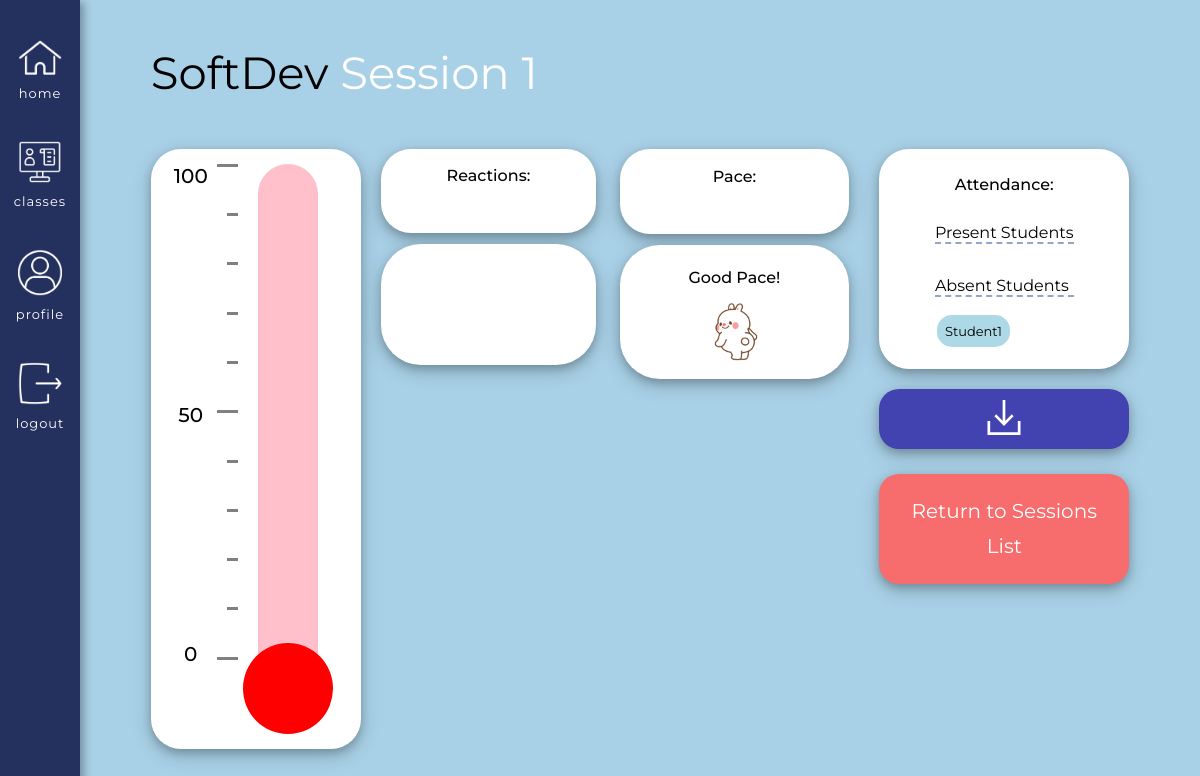
Page /classes/course/1/previous_session_data/1 (signed in) on the earlier database version.
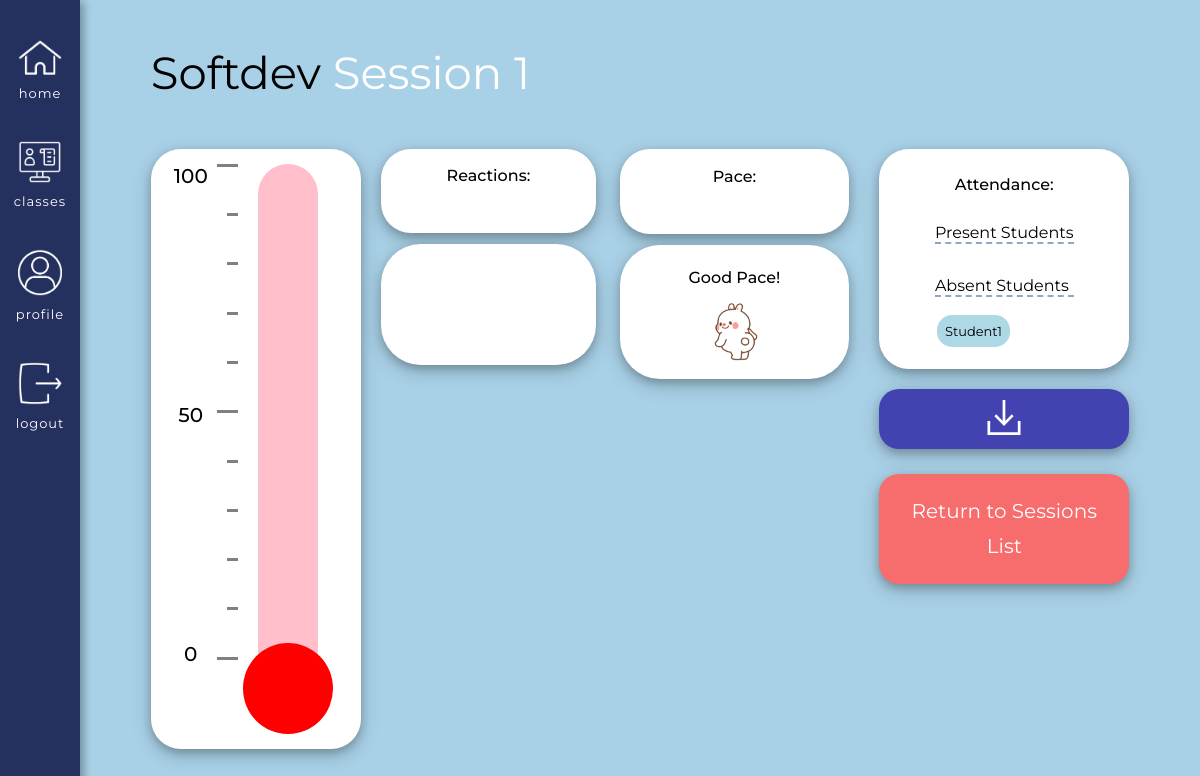
Same page on the later database version.
### app/models.py (models this page shows, shortened)
class Courses(db.Model):
    id = db.Column(db.Integer, primary_key=True) # Always need ID
    course_name = db.Column(db.String(140), index=False, unique=False) # Not indexable or unique bc many people can have the same course
    code = db.Column(db.Integer, index=True, unique=True) # Indexable to link it back to the course name
    timestamp = db.Column(db.DateTime, index=True, default=datetime.utcnow) # Timestamp
    status = db.Column(db.Integer, index=False, unique=False, default=0) # 0 means the class is inactive, 1 is active
    teacher_id = db.Column(db.Integer, db.ForeignKey('user.id'))  # Taking the user ID from the user model, using backref of teacher will show you the actual teacher
    icon = db.Column(db.String(220), index=False, unique=False, default="/static/images/classes_books.png") # Icon option, turtle gif is set as the default
    color = db.Column(db.Integer, index=False, unique=False, default=0) # Adding the option to decide the color of the class
    signups = db.relationship('Signups', backref='course_id', lazy='dynamic') # This will show all the student signups for this course
    reactions = db.relationship('Reactions', backref='course_actual', lazy='dynamic') # This will show all the reactions for this course
    session = db.relationship('Session', backref='session_course_id', lazy='dynamic') # This will show you all the sessions of the course
    forms = db.relationship('Prompts', backref='course_form', lazy='dynamic') # This will show you all of the forms of the course
    responses = db.relationship('Responses', backref='course_response', lazy='dynamic') # This will show you all of the responses of the course

### app/routes.py (the view)
@app.route('/classes/course/<course_id>/previous_session_data/<session_id>')
@login_required
def previous_session_data(course_id, session_id):
    teacher_id = Courses.query.get(course_id).teacher_id
    if current_user.id != teacher_id:
        return unauthorized_access()
    session = Session.query.get(session_id)
    course = session.session_course_id # This gives you the actual course
    course_id = session.course_id # This will give you the course id
    signups = Signups.query.filter_by(course=course_id).all() # List of students that are in this specific course
    reactions_specific = Reactions.query.filter_by(session_id=session_id).filter(Reactions.reactions<5).all() # List of reactions that happened in this specific course, specific session
    speeds_specific = Reactions.query.filter_by(session_id=session_id).filter(Reactions.reactions>5).all() # Speeds filtered out by the course ID and by the reaction number
    present_set = set()
    absent_set = set()
    for r in reactions_specific:
        if (r.reactor.role == 1): # If the reactor is a student
            present_set.add(r.reactor.username) # Then add to the present list
    for signup in signups: # Going through the list of signups
        if (signup.student.username not in present_set and signup.student.role == 1):
            absent_set.add(signup.student.username)
    speed_filtered = Reactions.query.filter_by(session_id=session_id).filter(Reactions.reactions>5).all() # Speeds filtered out by the session ID and by the reaction number
    faster = 0
    slower = 0
    speed_number = 0
    calculated_number = 0
    for s in speed_filtered:
        if s.reactions == 6: # Faster request
            faster += 1
        else: # Slower request
            slower += 1
    total = slower + faster
    if total != 0:
        calculated_number = (faster/total) * 100
    if calculated_number >= 91:
        speed_number = 10
    elif calculated_number >= 81:
        speed_number = 9
    elif calculated_number >= 71:
        speed_number = 8
    elif calculated_number >= 61:
        speed_number = 7
    elif calculated_number >= 51:
        speed_number = 6
    elif calculated_number >= 41:
        speed_number = 0 # Nothing will be shown at this point
    elif calculated_number >= 31:
        speed_number = 1
    elif calculated_number >= 21:
        speed_number = 2
    elif calculated_number >= 11:
        speed_number = 3
    elif calculated_number >= 1: # Smaller the number is, the slower the class should be
        speed_number = 4
    else:
        speed_number = 5
        if total == 0: # No speeds have been selected yet
            speed_number = 0
    return render_template('previous_session_data.html', course=course,
                                        course_id=course_id,
                                        reactions_specific=reactions_specific,
                                        speeds_specific=speeds_specific,
                                        session=session,
                                        speed_number=speed_number,
                                        session_id=session_id,
                                        present_list=list(present_set),
                                        absent_list=list(absent_set),
                                        title=course.course_name + " Session " + session_id)

### app/models.py (called while the page is built)
@login.user_loader
def load_user(id):
        return User.query.get(int(id))

### app/routes.py (called while the page is built)
@app.before_request # This function will be executed right before the view function
def before_request():
    if current_user.is_authenticated: # Checks whether the current user is logged in
        current_user.last_seen = datetime.utcnow() # Sets the last seen to the date using the UTC time zone
        db.session.commit() # Don't need to do db.session.add() because the user is already in the database (using a current_user)

### app/templates/previous_session_data.html (shortened to what the changed rows need)
{% extends "base.html" %}
{% block head %}
    <link rel="stylesheet" href="{{ url_for('static', filename='css/student.css') }}">
    <link rel="stylesheet" href="{{ url_for('static', filename='css/student_media.css') }}">
    <link rel="stylesheet" href="{{ url_for('static', filename='css/previous_data.css') }}">
{% endblock %}
{% block content %}
<div class = "roomsBox">
    <div class = "titleHolder">
        <h1>{{ course.course_name }} <span class = "white">Session {{ session_id }}</span></h1>
    </div>
    <div class = "overallContainer">
        <div class = "reactionsHolder teacherVersion">
            {% if current_user.role == 0 %}
                <div class = "bigReactionBox">
                    <div class = "teacherReactionHolder">
                        <div class = "reactionResultsHolder">
                            <h2> Reactions: </h2>
                        </div>
                    </div>
                    <div class = "speedHolder">
                        <div class = "paceBox">
                            <h2> Pace: </h2>
                        </div>
                        <div id = "visualHolder" class = "teacherVisualHolder">
                            <div id = "paceTitle">
                                {% if speed_number > 5 %}
                                    <h2>Speed Up!</h2>
                                    <div class = "speedLine">
                                    {% for i in range(speed_number - 5) %}
                                        <div class = "visual_fast teacherSpeed">
                                            <img class = "turtle display" src = "{{ url_for('static', filename='images/Bunny.gif') }}">
                                        </div>
                                    {% endfor %}
                                    </div>
                                {% elif speed_number == 0 %}
                                    <h2>Good Pace!</h2>
                                {% endif %}
                            </div>
                        </div>
                    </div>
                </div>
            {% endif %}
        </div>
        {% if current_user.role == 0 %}
        <div class = "attendanceBox">
            <div class = "attendanceSection">
                <h2>Attendance: </h2>
            </div>
        </div>
        {% endif %}
    </div>
</div>
{% endblock %}

Differences in the rows shown:
changed Courses: course_name "SoftDev" → "Softdev"
